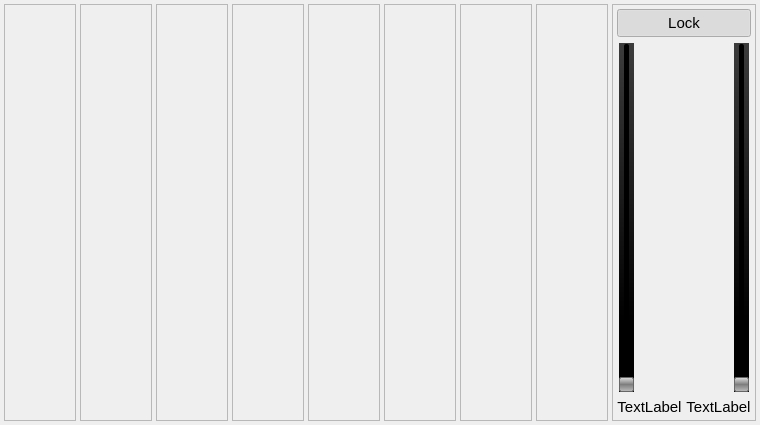
<?xml version="1.0" encoding="UTF-8"?>
<ui version="4.0">
 <class>CMixerForm</class>
 <widget class="QDialog" name="CMixerForm">
  <property name="geometry">
   <rect>
    <x>0</x>
    <y>0</y>
    <width>746</width>
    <height>425</height>
   </rect>
  </property>
  <property name="maximumSize">
   <size>
    <width>16777215</width>
    <height>16777215</height>
   </size>
  </property>
  <property name="font">
   <font>
    <pointsize>11</pointsize>
   </font>
  </property>
  <property name="windowTitle">
   <string>Dialog</string>
  </property>
  <property name="styleSheet">
   <string notr="true">QSlider:vertical{background-color: qlineargradient(spread:pad, x1:0, y1:0, x2:0, y2:1, stop:0 rgba(60, 60, 60, 255), stop:0.8 rgba(0, 0, 0, 255));}
QSlider::handle:vertical {
	width: 30px;
    height: 10px;
    background: qlineargradient(x1:0, y1:0, x2:0, y2:1, stop:0 #DFDFDF, stop: 0.5 #7E7E7E, stop:1 #BCBCBC);
    border: 1px solid #666666;
    border-radius: 2px;
}</string>
  </property>
  <layout class="QHBoxLayout" name="horizontalLayout">
   <property name="spacing">
    <number>4</number>
   </property>
   <property name="leftMargin">
    <number>4</number>
   </property>
   <property name="topMargin">
    <number>4</number>
   </property>
   <property name="rightMargin">
    <number>4</number>
   </property>
   <property name="bottomMargin">
    <number>4</number>
   </property>
   <item>
    <widget class="CMixerFrame" name="frame_1">
     <property name="minimumSize">
      <size>
       <width>72</width>
       <height>0</height>
      </size>
     </property>
     <property name="maximumSize">
      <size>
       <width>72</width>
       <height>16777215</height>
      </size>
     </property>
     <property name="frameShape">
      <enum>QFrame::StyledPanel</enum>
     </property>
     <property name="frameShadow">
      <enum>QFrame::Raised</enum>
     </property>
    </widget>
   </item>
   <item>
    <widget class="CMixerFrame" name="frame_2">
     <property name="minimumSize">
      <size>
       <width>72</width>
       <height>0</height>
      </size>
     </property>
     <property name="maximumSize">
      <size>
       <width>72</width>
       <height>16777215</height>
      </size>
     </property>
     <property name="frameShape">
      <enum>QFrame::StyledPanel</enum>
     </property>
     <property name="frameShadow">
      <enum>QFrame::Raised</enum>
     </property>
    </widget>
   </item>
   <item>
    <widget class="CMixerFrame" name="frame_3">
     <property name="minimumSize">
      <size>
       <width>72</width>
       <height>0</height>
      </size>
     </property>
     <property name="maximumSize">
      <size>
       <width>72</width>
       <height>16777215</height>
      </size>
     </property>
     <property name="frameShape">
      <enum>QFrame::StyledPanel</enum>
     </property>
     <property name="frameShadow">
      <enum>QFrame::Raised</enum>
     </property>
    </widget>
   </item>
   <item>
    <widget class="CMixerFrame" name="frame_4">
     <property name="minimumSize">
      <size>
       <width>72</width>
       <height>0</height>
      </size>
     </property>
     <property name="maximumSize">
      <size>
       <width>72</width>
       <height>16777215</height>
      </size>
     </property>
     <property name="frameShape">
      <enum>QFrame::StyledPanel</enum>
     </property>
     <property name="frameShadow">
      <enum>QFrame::Raised</enum>
     </property>
    </widget>
   </item>
   <item>
    <widget class="CMixerFrame" name="frame_5">
     <property name="minimumSize">
      <size>
       <width>72</width>
       <height>0</height>
      </size>
     </property>
     <property name="maximumSize">
      <size>
       <width>72</width>
       <height>16777215</height>
      </size>
     </property>
     <property name="frameShape">
      <enum>QFrame::StyledPanel</enum>
     </property>
     <property name="frameShadow">
      <enum>QFrame::Raised</enum>
     </property>
    </widget>
   </item>
   <item>
    <widget class="CMixerFrame" name="frame_6">
     <property name="minimumSize">
      <size>
       <width>72</width>
       <height>0</height>
      </size>
     </property>
     <property name="maximumSize">
      <size>
       <width>72</width>
       <height>16777215</height>
      </size>
     </property>
     <property name="frameShape">
      <enum>QFrame::StyledPanel</enum>
     </property>
     <property name="frameShadow">
      <enum>QFrame::Raised</enum>
     </property>
    </widget>
   </item>
   <item>
    <widget class="CMixerFrame" name="frame_7">
     <property name="minimumSize">
      <size>
       <width>72</width>
       <height>0</height>
      </size>
     </property>
     <property name="maximumSize">
      <size>
       <width>72</width>
       <height>16777215</height>
      </size>
     </property>
     <property name="frameShape">
      <enum>QFrame::StyledPanel</enum>
     </property>
     <property name="frameShadow">
      <enum>QFrame::Raised</enum>
     </property>
    </widget>
   </item>
   <item>
    <widget class="CMixerFrame" name="frame_8">
     <property name="minimumSize">
      <size>
       <width>72</width>
       <height>0</height>
      </size>
     </property>
     <property name="maximumSize">
      <size>
       <width>72</width>
       <height>16777215</height>
      </size>
     </property>
     <property name="frameShape">
      <enum>QFrame::StyledPanel</enum>
     </property>
     <property name="frameShadow">
      <enum>QFrame::Raised</enum>
     </property>
    </widget>
   </item>
   <item>
    <widget class="QFrame" name="frame">
     <property name="frameShape">
      <enum>QFrame::StyledPanel</enum>
     </property>
     <property name="frameShadow">
      <enum>QFrame::Raised</enum>
     </property>
     <layout class="QVBoxLayout" name="verticalLayout">
      <property name="spacing">
       <number>4</number>
      </property>
      <property name="leftMargin">
       <number>4</number>
      </property>
      <property name="topMargin">
       <number>4</number>
      </property>
      <property name="rightMargin">
       <number>4</number>
      </property>
      <property name="bottomMargin">
       <number>4</number>
      </property>
      <item>
       <widget class="QPushButton" name="LockButton">
        <property name="minimumSize">
         <size>
          <width>0</width>
          <height>28</height>
         </size>
        </property>
        <property name="maximumSize">
         <size>
          <width>16777215</width>
          <height>28</height>
         </size>
        </property>
        <property name="font">
         <font>
          <pointsize>11</pointsize>
         </font>
        </property>
        <property name="focusPolicy">
         <enum>Qt::NoFocus</enum>
        </property>
        <property name="text">
         <string>Lock</string>
        </property>
        <property name="checkable">
         <bool>true</bool>
        </property>
        <property name="checked">
         <bool>true</bool>
        </property>
       </widget>
      </item>
      <item>
       <layout class="QHBoxLayout" name="horizontalLayout_3">
        <property name="spacing">
         <number>2</number>
        </property>
        <property name="leftMargin">
         <number>2</number>
        </property>
        <property name="topMargin">
         <number>2</number>
        </property>
        <property name="rightMargin">
         <number>2</number>
        </property>
        <property name="bottomMargin">
         <number>2</number>
        </property>
        <item>
         <widget class="QSlider" name="LeftSlider">
          <property name="maximum">
           <number>150</number>
          </property>
          <property name="orientation">
           <enum>Qt::Vertical</enum>
          </property>
         </widget>
        </item>
        <item>
         <widget class="CStereoPeak" name="StereoPeak">
          <property name="minimumSize">
           <size>
            <width>70</width>
            <height>0</height>
           </size>
          </property>
          <property name="frameShape">
           <enum>QFrame::NoFrame</enum>
          </property>
          <property name="frameShadow">
           <enum>QFrame::Raised</enum>
          </property>
         </widget>
        </item>
        <item>
         <widget class="QSlider" name="RightSlider">
          <property name="maximum">
           <number>150</number>
          </property>
          <property name="orientation">
           <enum>Qt::Vertical</enum>
          </property>
         </widget>
        </item>
       </layout>
      </item>
      <item>
       <layout class="QHBoxLayout" name="horizontalLayout_2">
        <property name="topMargin">
         <number>0</number>
        </property>
        <item>
         <widget class="QLabel" name="LeftLabel">
          <property name="font">
           <font>
            <pointsize>11</pointsize>
           </font>
          </property>
          <property name="text">
           <string>TextLabel</string>
          </property>
          <property name="alignment">
           <set>Qt::AlignCenter</set>
          </property>
         </widget>
        </item>
        <item>
         <widget class="QLabel" name="RightLabel">
          <property name="font">
           <font>
            <pointsize>11</pointsize>
           </font>
          </property>
          <property name="text">
           <string>TextLabel</string>
          </property>
          <property name="alignment">
           <set>Qt::AlignCenter</set>
          </property>
         </widget>
        </item>
       </layout>
      </item>
     </layout>
    </widget>
   </item>
  </layout>
 </widget>
 <customwidgets>
  <customwidget>
   <class>CStereoPeak</class>
   <extends>QFrame</extends>
   <header>cstereopeak.h</header>
   <container>1</container>
  </customwidget>
  <customwidget>
   <class>CMixerFrame</class>
   <extends>QFrame</extends>
   <header>cmixerframe.h</header>
   <container>1</container>
  </customwidget>
 </customwidgets>
 <resources/>
 <connections/>
</ui>
